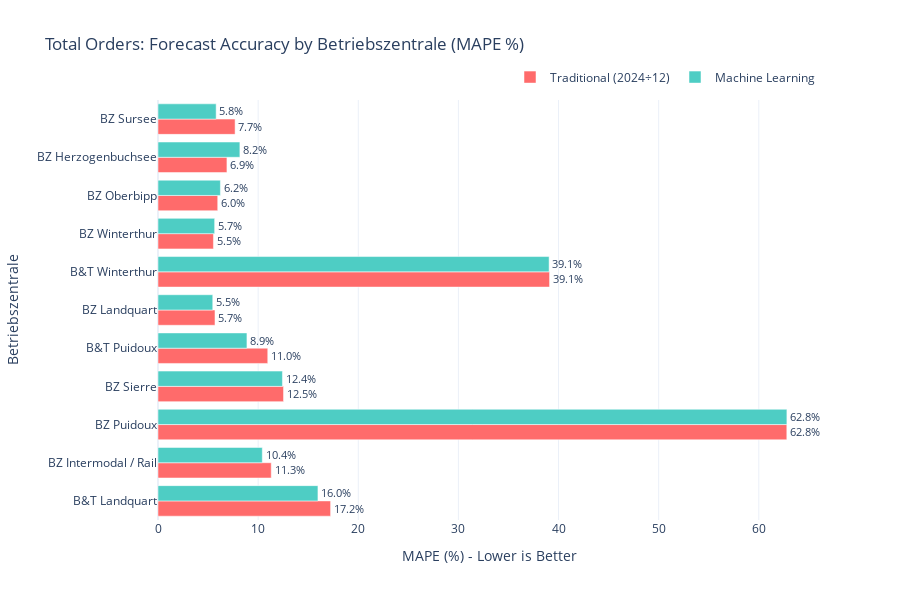

The notebook cell this image was saved under:
### Markdown cell above
## Section 6: Visualizations

Create interactive charts showing branch-level accuracy

### Code cell
print('Creating visualizations...')
print('='*80)

# Visualization 1: Bar chart comparison - Orders MAPE by Branch
fig1 = go.Figure()

# Sort by average revenue (show largest branches first)
chart_data = branch_results_df.sort_values('avg_monthly_revenue', ascending=True)

fig1.add_trace(go.Bar(
    y=chart_data['betriebszentrale'],
    x=chart_data['orders_mape_traditional'],
    name='Traditional (2024÷12)',
    orientation='h',
    marker_color='#FF6B6B',
    text=chart_data['orders_mape_traditional'].apply(lambda x: f'{x:.1f}%'),
    textposition='outside'
))

fig1.add_trace(go.Bar(
    y=chart_data['betriebszentrale'],
    x=chart_data['orders_mape_ml'],
    name='Machine Learning',
    orientation='h',
    marker_color='#4ECDC4',
    text=chart_data['orders_mape_ml'].apply(lambda x: f'{x:.1f}%'),
    textposition='outside'
))

fig1.update_layout(
    title='Total Orders: Forecast Accuracy by Betriebszentrale (MAPE %)',
    xaxis_title='MAPE (%) - Lower is Better',
    yaxis_title='Betriebszentrale',
    barmode='group',
    height=600,
    template='plotly_white',
    legend=dict(orientation="h", yanchor="bottom", y=1.02, xanchor="right", x=1)
)

fig1.show()
fig1.write_html('../results/branch_level_orders_mape_comparison.html')
print('✓ Saved: branch_level_orders_mape_comparison.html')

### Figure 1 — Plotly figure (JSON) as saved in the notebook; plotly's stock layout.template omitted (floating-point values rounded to 4 significant figures)
{"data": [{"marker": {"color": "#FF6B6B"}, "name": "Traditional (2024÷12)", "orientation": "h", "text": ["17.2%", "11.3%", "62.8%", "12.5%", "11.0%", "5.7%", "39.1%", "5.5%", "6.0%", "6.9%", "7.7%"], "textposition": "outside", "type": "bar", "x": [17.24, 11.31, 62.8, 12.54, 10.96, 5.692, 39.1, 5.536, 5.965, 6.883, 7.698], "y": ["B&T Landquart", "BZ Intermodal / Rail", "BZ Puidoux", "BZ Sierre", "B&T Puidoux", "BZ Landquart", "B&T Winterthur", "BZ Winterthur", "BZ Oberbipp", "BZ Herzogenbuchsee", "BZ Sursee"]}, {"marker": {"color": "#4ECDC4"}, "name": "Machine Learning", "orientation": "h", "text": ["16.0%", "10.4%", "62.8%", "12.4%", "8.9%", "5.5%", "39.1%", "5.7%", "6.2%", "8.2%", "5.8%"], "textposition": "outside", "type": "bar", "x": [15.97, 10.42, 62.81, 12.43, 8.882, 5.469, 39.06, 5.657, 6.232, 8.177, 5.807], "y": ["B&T Landquart", "BZ Intermodal / Rail", "BZ Puidoux", "BZ Sierre", "B&T Puidoux", "BZ Landquart", "B&T Winterthur", "BZ Winterthur", "BZ Oberbipp", "BZ Herzogenbuchsee", "BZ Sursee"]}], "layout": {"barmode": "group", "height": 600, "legend": {"orientation": "h", "x": 1, "xanchor": "right", "y": 1.02, "yanchor": "bottom"}, "title": {"text": "Total Orders: Forecast Accuracy by Betriebszentrale (MAPE %)"}, "xaxis": {"title": {"text": "MAPE (%) - Lower is Better"}}, "yaxis": {"title": {"text": "Betriebszentrale"}}}}
